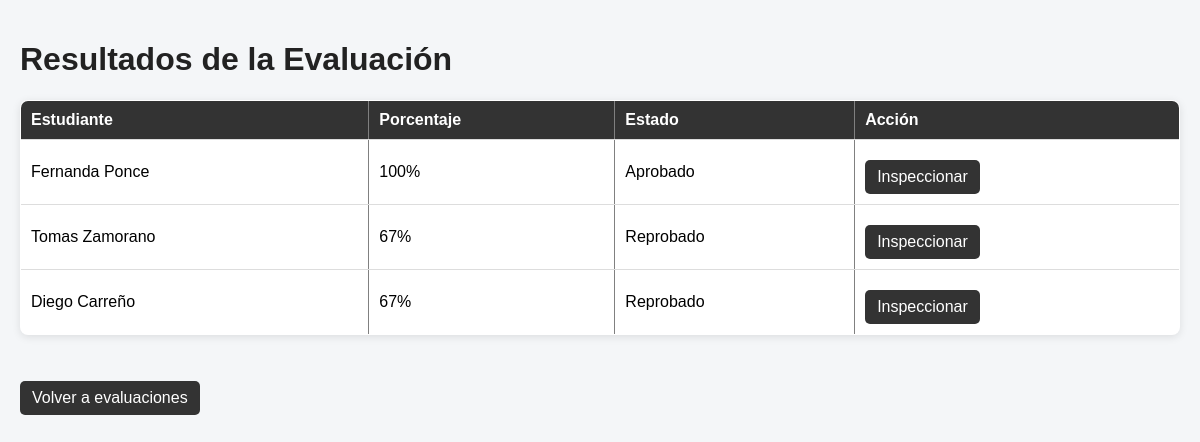
Page /resultados/1 on the committed database.
### tables this page shows
CREATE TABLE resultados (
    id INTEGER PRIMARY KEY AUTOINCREMENT,
    estudiante TEXT,
    evaluacion_id INTEGER,
    tema TEXT,
    porcentaje REAL,
    nivel TEXT
    );

### app.py (the view)
@app.route("/resultados/<int:evaluacion_id>")
def ver_resultados(evaluacion_id):
    conn = conectar()
    cur = conn.cursor()
    cur.execute("""
    SELECT estudiante, porcentaje
    FROM resultados
    WHERE evaluacion_id = ?
    ORDER BY porcentaje DESC
    """, (evaluacion_id,))
    resultados = cur.fetchall()
    conn.close()
    return render_template(
        "ver_resultados.html",
        resultados=resultados,
        evaluacion_id=evaluacion_id
    )

### app.py (called while the page is built)
def conectar():
    return sqlite3.connect(DB)

### templates/ver_resultados.html (shortened to what this page needs)
<!DOCTYPE html>
<html>
<head>
</head>
<body>
<h1>Resultados de la Evaluación</h1>
<table border="1">
    <tr>
        <th>Estudiante</th>
        <th>Porcentaje</th>
        <th>Estado</th>
        <th>Acción</th>
    </tr>
    {% for r in resultados %}
    <tr>
        <td>{{ r[0] }}</td>
        <td>{{ r[1]|round(0)|int }}%</td>
        <td>
            {% if r[1] >= 70 %}
                Aprobado
            {% else %}
                Reprobado
            {% endif %}
        </td>
        <td>
            <a href="/detalle/{{ evaluacion_id }}/{{ r[0] }}">
                Inspeccionar
            </a>
        </td>
    </tr>
    {% endfor %}
</table>
<br><br>
<a href="/evaluaciones">
    Volver a evaluaciones
</a>
</body>
</html>

### templates/ver_resultados.html (style rules this page uses)
body { font-family: Arial, sans-serif; background: #f4f6f8; margin: 0; padding: 20px; }
h1, h2 { color: #222; }
table { border-collapse: collapse; width: 100%; background: white; border-radius: 8px; overflow: hidden; box-shadow: 0 2px 8px rgba(0,0,0,0.1); }
th, td { padding: 10px; border-bottom: 1px solid #ddd; text-align: left; }
th { background: #333; color: white; }
a { display: inline-block; margin-top: 10px; padding: 8px 12px; background: #333; color: white; text-decoration: none; border-radius: 5px; }

### rows in the picture
resultados: estudiante "Fernanda Ponce", porcentaje "100", shows "Aprobado"
resultados: estudiante "Tomas Zamorano", porcentaje "67", shows "Reprobado"
resultados: estudiante "Diego Carreño", porcentaje "67", shows "Reprobado"
